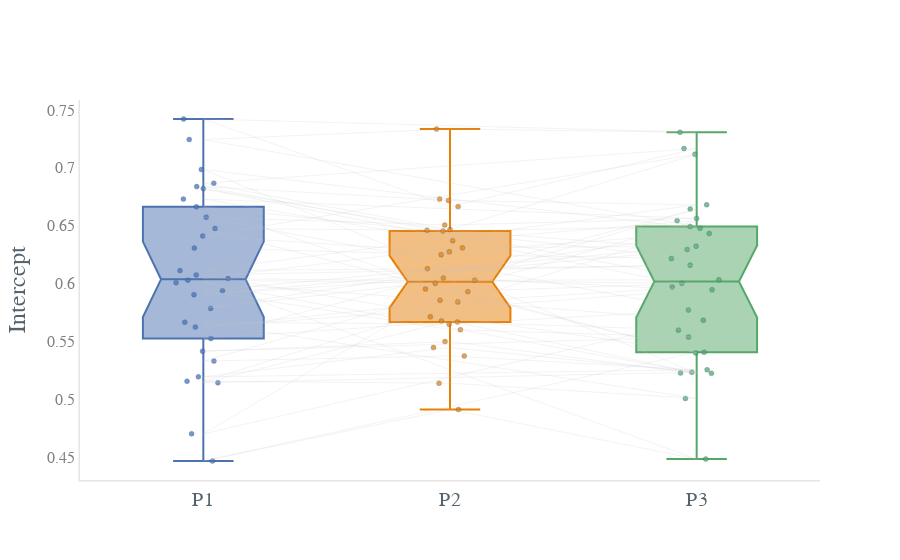

Notebook code for this chart:
### Code cell
# previous plot with plotly (intercept)

fig = go.Figure()

dat = log_reg_nrep
fig.add_trace(
    go.Scatter( #lineplot for different category
    y=dat['intercept'],
    x=dat['nrep'],
    line=dict(
        color='#C6C2C2',
        width=0.2)))

dat = log_reg_nrep.loc[log_reg_nrep.nrep ==0,:]
fig.add_trace(go.Box( #boxplot for the condition were one stimuli is followed by another from the same category
    y=dat['intercept'],
    x=dat['nrep'],
    boxpoints='all',
    marker_color = 'rgba(0.2980392156862745, 0.4470588235294118, 0.6901960784313725, 1)',
    jitter=0.5, # add some jitter for a better separation between points
    pointpos=0,
        marker=dict(
        color='#2A88D4',
        size=5,
        opacity=0.75,
        line=dict(color='#0A4893', width=.3)
    ),
    #boxmean='sd',
    notched=True, notchwidth=0.15,
    ))

dat = log_reg_nrep.loc[log_reg_nrep.nrep ==1,:]
fig.add_trace(go.Box( #boxplot for the condition were one stimuli is followed by another from the same category
    y=dat['intercept'],
    x=dat['nrep'],
    boxpoints='all',
    marker_color = 'rgba(232, 126, 4, 1)', 
    jitter=0.5, # add some jitter for a better separation between points
    pointpos=0,
        marker=dict(
        color='#2A88D4',
        size=5,
        opacity=0.75,
        line=dict(color='#0A4893', width=.3)
    ),
    #boxmean='sd',
    notched=True, notchwidth=0.15,
    ))

dat = log_reg_nrep.loc[log_reg_nrep.nrep ==2,:]
fig.add_trace(go.Box( #boxplot for the condition were one stimuli is followed by another from the same category
    y=dat['intercept'],
    x=dat['nrep'],
    boxpoints='all',
    marker_color = 'rgba(0.3333333333333333, 0.6588235294117647, 0.40784313725490196, 1)',
    jitter=0.5, # add some jitter for a better separation between points
    pointpos=0,
        marker=dict(
        color='#2A88D4',
        size=5,
        opacity=0.75,
        line=dict(color='#0A4893', width=.3)
    ),
    #boxmean='sd',
    notched=True, notchwidth=0.15,
    ))

fig.update_yaxes(zeroline=True, zerolinewidth=0, zerolinecolor='White')
fig.update_xaxes(showline=True, linewidth=1.5, linecolor='#E6E4E4')
fig.update_yaxes(showline=True, linewidth=1.5, linecolor='#E6E4E4', ticktext=['Weight'], tickfont=dict(family='verdana', color='#7f7f7f', size=16))
fig.update_xaxes(tickvals = [0, 1, 2], ticktext=['P1', 'P2', 'P3'], tickangle=0, tickfont=dict(family='verdana', color='#54636D', size=20))

fig.update_layout(template='plotly_white', xaxis=dict(showgrid=False),
    yaxis=dict(gridcolor='white'),
    yaxis_title="Intercept",
    showlegend= False,
    font=dict(
        family="verdana",
        size=20,
        color="#54636D" #E6E4E4
    )
)
fig.update_traces(showlegend=True)

fig.show()

### Figure 1 — Plotly figure (JSON) as saved in the notebook; plotly's stock layout.template omitted (floating-point values rounded to 4 significant figures)
{"data": [{"line": {"color": "#C6C2C2", "width": 0.2}, "showlegend": true, "type": "scatter", "x": [0, 1, 2, 0, 1, 2, 0, 1, 2, 0, 1, 2, 0, 1, 2, 0, 1, 2, 0, 1, 2, 0, 1, 2, 0, 1, 2, 0, 1, 2, 0, 1, 2, 0, 1, 2, 0, 1, 2, 0, 1, 2, 0, 1, 2, 0, 1, 2, 0, 1, 2, 0, 1, 2, 0, 1, 2, 0, 1, 2, 0, 1, 2, 0, 1, 2, 0, 1, 2, 0, 1, 2, 0, 1, 2, 0, 1, 2, 0, 1, 2, 0, 1, 2, 0, 1, 2, 0, 1, 2], "y": [0.6307, 0.6251, 0.6216, 0.6664, 0.5931, 0.6003, 0.6045, 0.6309, 0.6324, 0.5939, 0.5603, 0.5539, 0.5417, 0.55, 0.5226, 0.6986, 0.6731, 0.6479, 0.5157, 0.514, 0.5009, 0.5668, 0.565, 0.5773, 0.6574, 0.6506, 0.6563, 0.673, 0.6371, 0.6544, 0.5331, 0.5376, 0.5256, 0.5196, 0.5448, 0.5235, 0.5144, 0.5678, 0.5229, 0.6008, 0.5856, 0.5685, 0.4704, 0.5954, 0.5402, 0.6477, 0.6462, 0.6295, 0.5904, 0.6049, 0.5947, 0.5625, 0.5842, 0.5972, 0.6821, 0.6455, 0.6494, 0.7245, 0.7336, 0.7308, 0.7422, 0.6666, 0.7167, 0.6868, 0.6467, 0.7118, 0.6412, 0.6275, 0.6434, 0.5787, 0.6029, 0.6034, 0.6839, 0.6719, 0.6681, 0.6113, 0.6129, 0.616, 0.6076, 0.5714, 0.5408, 0.4469, 0.4914, 0.4486, 0.603, 0.6004, 0.6645, 0.5526, 0.5668, 0.5599]}, {"boxpoints": "all", "jitter": 0.5, "marker": {"color": "rgba(76, 114, 176, 1)", "line": {"color": "#0A4893", "width": 0.3}, "opacity": 0.75, "size": 5}, "notched": true, "notchwidth": 0.15, "pointpos": 0, "showlegend": true, "type": "box", "x": [0, 0, 0, 0, 0, 0, 0, 0, 0, 0, 0, 0, 0, 0, 0, 0, 0, 0, 0, 0, 0, 0, 0, 0, 0, 0, 0, 0, 0, 0], "y": [0.6307, 0.6664, 0.6045, 0.5939, 0.5417, 0.6986, 0.5157, 0.5668, 0.6574, 0.673, 0.5331, 0.5196, 0.5144, 0.6008, 0.4704, 0.6477, 0.5904, 0.5625, 0.6821, 0.7245, 0.7422, 0.6868, 0.6412, 0.5787, 0.6839, 0.6113, 0.6076, 0.4469, 0.603, 0.5526]}, {"boxpoints": "all", "jitter": 0.5, "marker": {"color": "rgba(232, 126, 4, 1)", "line": {"color": "#0A4893", "width": 0.3}, "opacity": 0.75, "size": 5}, "notched": true, "notchwidth": 0.15, "pointpos": 0, "showlegend": true, "type": "box", "x": [1, 1, 1, 1, 1, 1, 1, 1, 1, 1, 1, 1, 1, 1, 1, 1, 1, 1, 1, 1, 1, 1, 1, 1, 1, 1, 1, 1, 1, 1], "y": [0.6251, 0.5931, 0.6309, 0.5603, 0.55, 0.6731, 0.514, 0.565, 0.6506, 0.6371, 0.5376, 0.5448, 0.5678, 0.5856, 0.5954, 0.6462, 0.6049, 0.5842, 0.6455, 0.7336, 0.6666, 0.6467, 0.6275, 0.6029, 0.6719, 0.6129, 0.5714, 0.4914, 0.6004, 0.5668]}, {"boxpoints": "all", "jitter": 0.5, "marker": {"color": "rgba(85, 168, 104, 1)", "line": {"color": "#0A4893", "width": 0.3}, "opacity": 0.75, "size": 5}, "notched": true, "notchwidth": 0.15, "pointpos": 0, "showlegend": true, "type": "box", "x": [2, 2, 2, 2, 2, 2, 2, 2, 2, 2, 2, 2, 2, 2, 2, 2, 2, 2, 2, 2, 2, 2, 2, 2, 2, 2, 2, 2, 2, 2], "y": [0.6216, 0.6003, 0.6324, 0.5539, 0.5226, 0.6479, 0.5009, 0.5773, 0.6563, 0.6544, 0.5256, 0.5235, 0.5229, 0.5685, 0.5402, 0.6295, 0.5947, 0.5972, 0.6494, 0.7308, 0.7167, 0.7118, 0.6434, 0.6034, 0.6681, 0.616, 0.5408, 0.4486, 0.6645, 0.5599]}], "layout": {"autosize": true, "font": {"color": "#54636D", "family": "verdana", "size": 20}, "showlegend": false, "xaxis": {"autorange": true, "linecolor": "#E6E4E4", "linewidth": 1.5, "range": [-0.5, 2.5], "showgrid": false, "showline": true, "tickangle": 0, "tickfont": {"color": "#54636D", "family": "verdana", "size": 20}, "ticktext": ["P1", "P2", "P3"], "tickvals": [0, 1, 2], "type": "linear"}, "yaxis": {"autorange": true, "gridcolor": "white", "linecolor": "#E6E4E4", "linewidth": 1.5, "range": [0.4304, 0.7586], "showline": true, "tickfont": {"color": "#7f7f7f", "family": "verdana", "size": 16}, "ticktext": ["Weight"], "title": {"text": "Intercept"}, "type": "linear", "zeroline": true, "zerolinecolor": "White", "zerolinewidth": 0}}}
